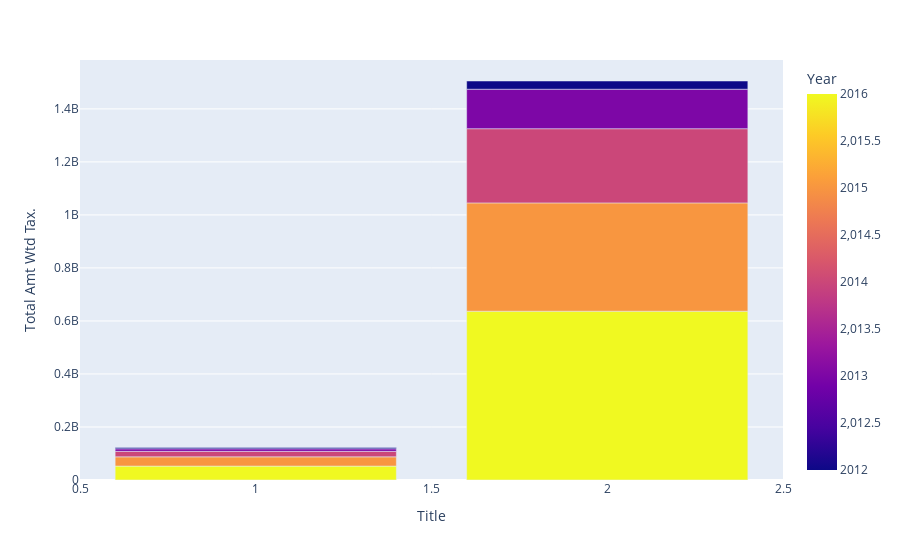

Notebook source saved alongside this figure:
### Code cell
fig = px.bar(yearwise_title_type[:20], x='Title', y='Total Amt Wtd Tax.',color="Year")
fig.show()

### Figure 1 — Plotly figure (JSON) as saved in the notebook; plotly's stock layout.template omitted (floating-point values rounded to 4 significant figures)
{"data": [{"alignmentgroup": "True", "hovertemplate": "Title=%{x}<br>Total Amt Wtd Tax.=%{y}<br>Year=%{marker.color}<extra></extra>", "legendgroup": "", "marker": {"color": [2016, 2015, 2014, 2013, 2016, 2015, 2012, 2014, 2013, 2012], "coloraxis": "coloraxis"}, "name": "", "offsetgroup": "", "orientation": "v", "showlegend": false, "textposition": "auto", "type": "bar", "x": [2, 2, 2, 2, 1, 1, 2, 1, 1, 1], "xaxis": "x", "y": [636800000.0, 408600000.0, 279800000.0, 148900000.0, 52500000.0, 34900000.0, 31020000.0, 20650000.0, 9678000.0, 5004000.0], "yaxis": "y"}], "layout": {"barmode": "relative", "coloraxis": {"colorbar": {"title": {"text": "Year"}}, "colorscale": [[0, "#0d0887"], [0.1111, "#46039f"], [0.2222, "#7201a8"], [0.3333, "#9c179e"], [0.4444, "#bd3786"], [0.5556, "#d8576b"], [0.6667, "#ed7953"], [0.7778, "#fb9f3a"], [0.8889, "#fdca26"], [1, "#f0f921"]]}, "legend": {"tracegroupgap": 0}, "margin": {"t": 60}, "xaxis": {"anchor": "y", "domain": [0, 1], "title": {"text": "Title"}}, "yaxis": {"anchor": "x", "domain": [0, 1], "title": {"text": "Total Amt Wtd Tax."}}}}
